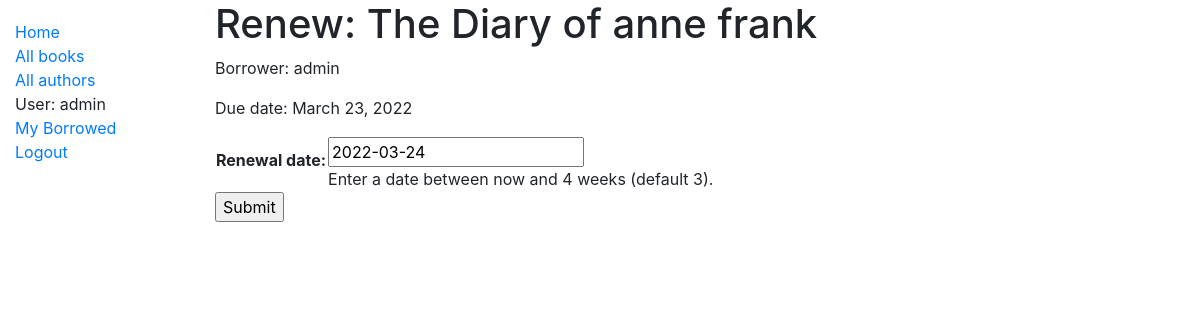
The app's page /catalog/book/eda1f2f0-27ff-4e49-b440-cf49cf84d382/renew/ (signed in) with its own data.
### catalog/models.py (models this page shows, shortened)
class BookInstance(models.Model):
    id = models.UUIDField(primary_key=True, default=uuid.uuid4,
                          help_text="Unique ID for this particular book across whole library")
    book = models.ForeignKey('Book', on_delete=models.RESTRICT, null=True)
    imprint = models.CharField(max_length=200)
    due_back = models.DateField(null=True, blank=True)
    borrower = models.ForeignKey(User, on_delete=models.SET_NULL, null=True, blank=True)
    @property
    def is_overdue(self):
        if self.due_back and date.today() > self.due_back:
            return True
        return False
    LOAN_STATUS = (
        ('d', 'Maintenance'),
        ('o', 'On loan'),
        ('a', 'Available'),
        ('r', 'Reserved'),
    )
    status = models.CharField(
        max_length=1,
        choices=LOAN_STATUS,
        blank=True,
        default='d',
        help_text='Book availability')
    class Meta:
        ordering = ['due_back']
        permissions = (("can_mark_returned", "Set book as returned"),)

class Book(models.Model):
    title = models.CharField(max_length=200)
    author = models.ForeignKey('Author', on_delete=models.SET_NULL, null=True)
    summary = models.TextField(max_length=1000, help_text="Enter a brief description of the book")
    isbn = models.CharField('ISBN', max_length=13,
                            unique=True,
                            help_text='13 Character <a href="https://www.isbn-international.org/content/what-isbn'
                                      '">ISBN number</a>')
    genre = models.ManyToManyField(Genre, help_text="Select a genre for this book")
    language = models.ForeignKey('Language', on_delete=models.SET_NULL, null=True)
    class Meta:
        ordering = ['title', 'author']
    def display_genre(self):
        """Creates a string for the Genre. This is required to display genre in Admin."""
        return ', '.join([genre.name for genre in self.genre.all()[:3]])
    display_genre.short_description = 'Genre'

### catalog/views.py (the view)
# urls.py: path('book/<uuid:pk>/renew/', views.renew_book_librarian, name='renew-book-librarian'),
@login_required
@permission_required('catalog.can_mark_returned', raise_exception=True)
def renew_book_librarian(request, pk):
    book_instance = get_object_or_404(BookInstance, pk=pk)
    if request.method == 'POST':
        form = RenewBookForm(request.POST)
        if form.is_valid():
            book_instance.due_back = form.cleaned_data['renewal_date']
            book_instance.save()
            return HttpResponseRedirect(reverse('all-borrowed') )
    else:
        proposed_renewal_date = datetime.date.today() + datetime.timedelta(weeks=3)
        form = RenewBookForm(initial={'renewal_date': proposed_renewal_date})
    context = {
        'form': form,
        'book_instance': book_instance,
    }
    return render(request, 'catalog/book_renew_librarian.html', context)

### catalog/forms.py (shortened to what this page needs)
class RenewBookForm(forms.Form):
    renewal_date = forms.DateField(help_text="Enter a date between now and 4 weeks (default 3).")

### catalog/templates/catalog/book_renew_librarian.html (shortened to what this page needs)
{% extends "base_generic.html" %}
{% block content %}
  <h1>Renew: {{ book_instance.book.title }}</h1>
  <p>Borrower: {{ book_instance.borrower }}</p>
  <p{% if book_instance.is_overdue %} class="text-danger"{% endif %}>Due date: {{ book_instance.due_back }}</p>
  <form action="" method="post">
    <table>
    {{ form.as_table }}
    </table>
    <input type="submit" value="Submit">
  </form>
{% endblock %}

### catalog/templates/base_generic.html (shortened to what this page needs)
<!DOCTYPE html>
<html lang="en">
<head>
  <link rel="stylesheet" href="https://cdn.jsdelivr.net/npm/bootstrap@4.5.3/dist/css/bootstrap.min.css">
  {% load static %}
  <link rel="stylesheet" href="{% static 'css/styles.css' %}">
</head>
<body>
  <div class="container-fluid">
    <div class="row">
      <div class="col-sm-2">
      {% block sidebar %}
        <ul class="sidebar-nav">
          <li><a href="{% url 'index' %}">Home</a></li>
          <li><a href="{% url 'books' %}">All books</a></li>
          <li><a href="{% url 'authors' %}">All authors</a></li>
          {% if user.is_authenticated %}
     <li>User: {{ user.get_username }}</li>
     <li><a href="{% url 'my-borrowed' %}">My Borrowed</a></li>
     <li><a href="{% url 'logout'%}?next={{request.path}}">Logout</a></li>
   {% else %}
     <li><a href="{% url 'login'%}?next={{request.path}}">Login</a></li>
   {% endif %}
        </ul>
     {% endblock %}
      </div>
      <div class="col-sm-10 ">{% block content %}{% endblock %}
      </div>
    </div>
  </div>
</body>
</html>

### catalog/static/css/styles.css (style rules this page uses)
.sidebar-nav { margin-top: 20px; padding: 0; list-style: none; }

### records on screen
BookInstance: book "The Diary of anne frank", borrower "admin", due_back "March 23, 2022"

### other values on screen
{{ user.get_username }} "admin"
